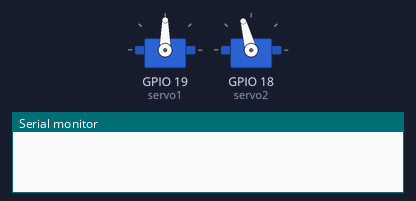
Recording of a sketch running on a simulated ESP32. Shown: 2 × servo, the last lines printed to the serial monitor.

Above: at 0.05 s.
At 0.5 s:
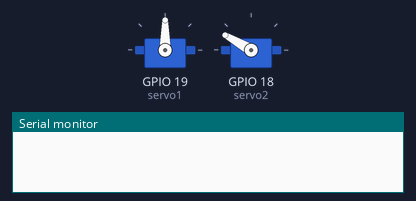
At 0.95 s:
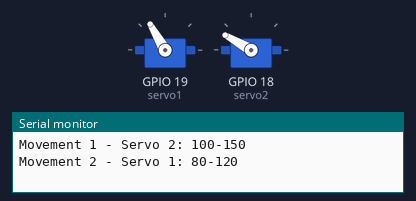
At 1.65 s:
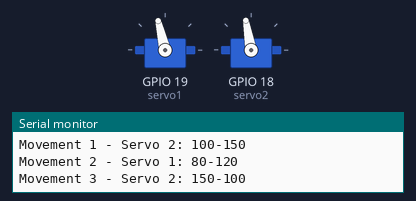
Timing chart, 0 to 5.5 s (numbered marks = the images above):
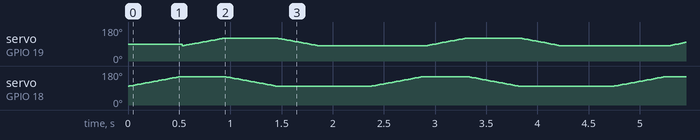

The sketch:

Loco-leg-1.ino
```cpp
//#include <Servo.h>
#include <ESP32Servo.h>

Servo servo1;

Servo servo2;

int servo1_pos = 0;

void setup() {
  servo1.attach(19);
  servo2.attach(18);

  Serial.begin(9600);
}

void loop() {

  int servo1_pos = 100 ;
  int servo2_pos = 80;


  for (servo2_pos = 100; servo2_pos <= 150; servo2_pos += 1) {

    servo2.write(servo2_pos );
    delay(10);
  }
  Serial.println("Movement 1 - Servo 2: 100-150");
  delay(10);

  for (servo1_pos = 80; servo1_pos <= 120 ; servo1_pos += 1) {
    servo1.write(servo1_pos);
    delay(10);
  }
  Serial.println("Movement 2 - Servo 1: 80-120 ");
  delay(10);


  for (servo2_pos = 150 ; servo2_pos >= 100; servo2_pos -= 1) {
    servo2.write(servo2_pos );
    delay(10);
  }

  Serial.println("Movement 3 - Servo 2: 150-100");
  delay(10);


  for (servo1_pos = 120; servo1_pos >= 80; servo1_pos -= 1) {
    servo1.write(servo1_pos);
    delay(10);
  }
  Serial.println("Movement 4 - Servo 1: 120-80");
  delay(500);


}
```
